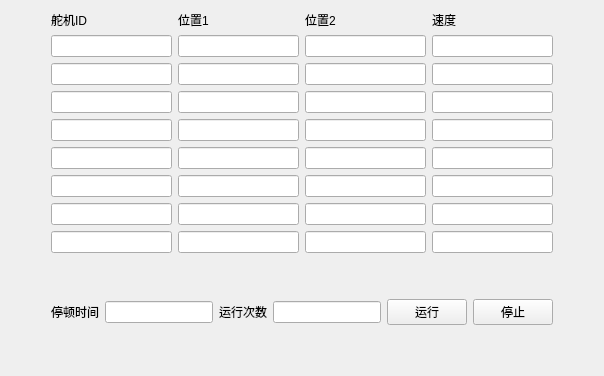
       <widget class="QWidget" name="tab_4">
        <attribute name="title">
         <string>串口舵机测试</string>
        </attribute>
        <layout class="QGridLayout" name="gridLayout">
         <item row="0" column="0">
          <spacer name="horizontalSpacer_6">
           <property name="orientation">
            <enum>Qt::Horizontal</enum>
           </property>
           <property name="sizeHint" stdset="0">
            <size>
             <width>40</width>
             <height>20</height>
            </size>
           </property>
          </spacer>
         </item>
         <item row="0" column="2">
          <spacer name="horizontalSpacer_7">
           <property name="orientation">
            <enum>Qt::Horizontal</enum>
           </property>
           <property name="sizeHint" stdset="0">
            <size>
             <width>40</width>
             <height>20</height>
            </size>
           </property>
          </spacer>
         </item>
         <item row="0" column="1">
          <layout class="QHBoxLayout" name="horizontalLayout_40">
           <item>
            <layout class="QVBoxLayout" name="verticalLayout_17">
             <item>
              <widget class="QLabel" name="label">
               <property name="text">
                <string>舵机ID</string>
               </property>
              </widget>
             </item>
             <item>
              <widget class="QLineEdit" name="servo_id1_edit"/>
             </item>
             <item>
              <widget class="QLineEdit" name="servo_id2_edit"/>
             </item>
             <item>
              <widget class="QLineEdit" name="servo_id3_edit"/>
             </item>
             <item>
              <widget class="QLineEdit" name="servo_id4_edit"/>
             </item>
             <item>
              <widget class="QLineEdit" name="servo_id5_edit"/>
             </item>
             <item>
              <widget class="QLineEdit" name="servo_id6_edit"/>
             </item>
             <item>
              <widget class="QLineEdit" name="servo_id7_edit"/>
             </item>
             <item>
              <widget class="QLineEdit" name="servo_id8_edit"/>
             </item>
            </layout>
           </item>
           <item>
            <layout class="QVBoxLayout" name="verticalLayout_18">
             <item>
              <widget class="QLabel" name="label_36">
               <property name="text">
                <string>位置1</string>
               </property>
              </widget>
             </item>
             <item>
              <widget class="QLineEdit" name="servo_lpos1_edit"/>
             </item>
             <item>
              <widget class="QLineEdit" name="servo_lpos2_edit"/>
             </item>
             <item>
              <widget class="QLineEdit" name="servo_lpos3_edit"/>
             </item>
             <item>
              <widget class="QLineEdit" name="servo_lpos4_edit"/>
             </item>
             <item>
              <widget class="QLineEdit" name="servo_lpos5_edit"/>
             </item>
             <item>
              <widget class="QLineEdit" name="servo_lpos6_edit"/>
             </item>
             <item>
              <widget class="QLineEdit" name="servo_lpos7_edit"/>
             </item>
             <item>
              <widget class="QLineEdit" name="servo_lpos8_edit"/>
             </item>
            </layout>
           </item>
           <item>
            <layout class="QVBoxLayout" name="verticalLayout_19">
             <item>
              <widget class="QLabel" name="label_37">
               <property name="text">
                <string>位置2</string>
               </property>
              </widget>
             </item>
             <item>
              <widget class="QLineEdit" name="servo_rpos1_edit"/>
             </item>
             <item>
              <widget class="QLineEdit" name="servo_rpos2_edit"/>
             </item>
             <item>
              <widget class="QLineEdit" name="servo_rpos3_edit"/>
             </item>
             <item>
              <widget class="QLineEdit" name="servo_rpos4_edit"/>
             </item>
             <item>
              <widget class="QLineEdit" name="servo_rpos5_edit"/>
             </item>
             <item>
              <widget class="QLineEdit" name="servo_rpos6_edit"/>
             </item>
             <item>
              <widget class="QLineEdit" name="servo_rpos7_edit"/>
             </item>
             <item>
              <widget class="QLineEdit" name="servo_rpos8_edit"/>
             </item>
            </layout>
           </item>
           <item>
            <layout class="QVBoxLayout" name="verticalLayout_20">
             <item>
              <widget class="QLabel" name="label_38">
               <property name="text">
                <string>速度</string>
               </property>
              </widget>
             </item>
             <item>
              <widget class="QLineEdit" name="servo_speed1_edit"/>
             </item>
             <item>
              <widget class="QLineEdit" name="servo_speed2_edit"/>
             </item>
             <item>
              <widget class="QLineEdit" name="servo_speed3_edit"/>
             </item>
             <item>
              <widget class="QLineEdit" name="servo_speed4_edit"/>
             </item>
             <item>
              <widget class="QLineEdit" name="servo_speed5_edit"/>
             </item>
             <item>
              <widget class="QLineEdit" name="servo_speed6_edit"/>
             </item>
             <item>
              <widget class="QLineEdit" name="servo_speed7_edit"/>
             </item>
             <item>
              <widget class="QLineEdit" name="servo_speed8_edit"/>
             </item>
            </layout>
           </item>
          </layout>
         </item>
         <item row="2" column="1">
          <layout class="QHBoxLayout" name="horizontalLayout_41">
           <item>
            <widget class="QLabel" name="label_39">
             <property name="text">
              <string>停顿时间</string>
             </property>
            </widget>
           </item>
           <item>
            <widget class="QLineEdit" name="servo_waittime_edit"/>
           </item>
           <item>
            <widget class="QLabel" name="label_40">
             <property name="text">
              <string>运行次数</string>
             </property>
            </widget>
           </item>
           <item>
            <widget class="QLineEdit" name="servo_runnumber_edit">
             <property name="text">
              <string/>
             </property>
            </widget>
           </item>
           <item>
            <widget class="QPushButton" name="btn_run">
             <property name="text">
              <string>运行</string>
             </property>
            </widget>
           </item>
           <item>
            <widget class="QPushButton" name="btn_stop">
             <property name="text">
              <string>停止</string>
             </property>
            </widget>
           </item>
          </layout>
         </item>
         <item row="1" column="1">
          <spacer name="verticalSpacer_2">
           <property name="orientation">
            <enum>Qt::Vertical</enum>
           </property>
           <property name="sizeHint" stdset="0">
            <size>
             <width>20</width>
             <height>40</height>
            </size>
           </property>
          </spacer>
         </item>
         <item row="3" column="1">
          <spacer name="verticalSpacer_3">
           <property name="orientation">
            <enum>Qt::Vertical</enum>
           </property>
           <property name="sizeHint" stdset="0">
            <size>
             <width>20</width>
             <height>40</height>
            </size>
           </property>
          </spacer>
         </item>
        </layout>
       </widget>
